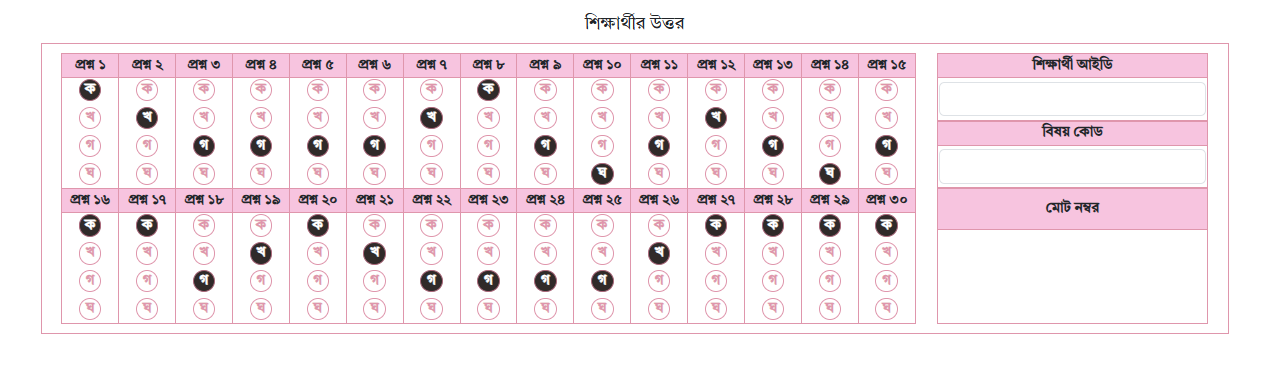
#> input picture omr2.png, 1264 x 369 px, found by its file name
$ python main-v-5.py
#> lines starting #> are read from the running program, lines starting #| are printed output that depends on the picture; after the words box and inside, x2 and y2 are one past the last pixel; in counts of white or black regions, pixels touching at a corner belong together
import cv2
import numpy as np
import os

def display_and_split_biggest_rectangle_part(image_path):
#> called with image_path = 'omr2.png'
    image = cv2.imread(image_path)
#> image is the input picture: shape (369, 1264, 3); mean B, G, R 239.3, 234.8, 245.2

    if image is None:
        print(f"❌ Error: Could not load image from {image_path}")
        return

    gray = cv2.cvtColor(image, cv2.COLOR_BGR2GRAY)
    _, thresh = cv2.threshold(gray, 200, 255, cv2.THRESH_BINARY_INV)
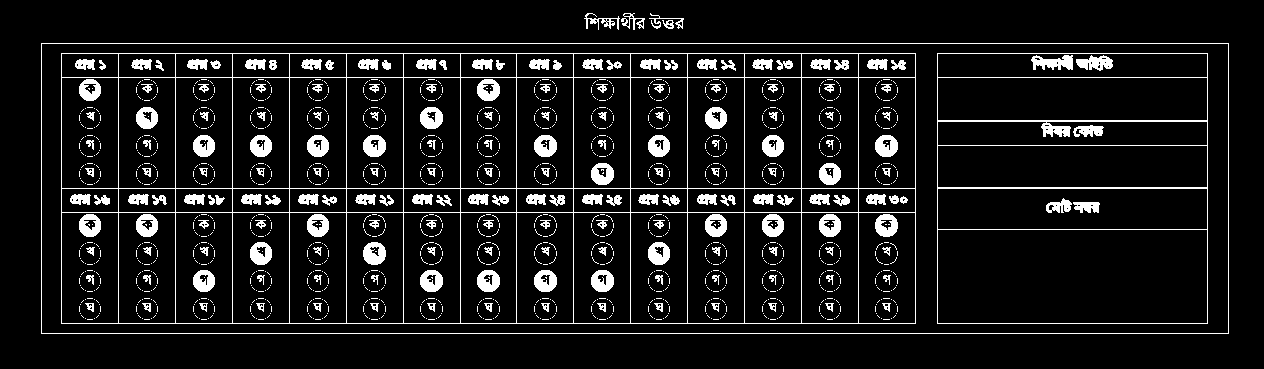
#> thresh: shape (369, 1264); 9.3% white; 1595 white regions (1399 under 20 px)

    contours, _ = cv2.findContours(thresh, cv2.RETR_EXTERNAL, cv2.CHAIN_APPROX_SIMPLE)
#> contours = 5 contours; box (x1, y1, x2, y2) and area: (41, 43, 1229, 334) 344230, (584, 13, 620, 30) 130, (621, 13, 645, 30) 106, (649, 13, 684, 29) 64, (662, 20, 674, 29) 56

    biggest_rect = None
    max_area = 0

    for contour in contours:
        perimeter = cv2.arcLength(contour, True)
        approx = cv2.approxPolyDP(contour, 0.02 * perimeter, True)

        if len(approx) == 4 and cv2.contourArea(approx) > 1000:
            x, y, w, h = cv2.boundingRect(approx)
            area = w * h
            if area > max_area:
                max_area = area
                biggest_rect = (x, y, w, h)
#> this loop made 5 passes
#> (perimeter, approx, x, y, w, h, area, max_area) on pass 1: (2954, [[41, 43], [41, 333], [1228, 333], [1228, 43]], 41, 43, 1188, 291, 345708, 345708)
#> perimeter on passes 2 to 5: 40.38, 176, 163.4, 200.7
#> after the loop, max_area = 345708

    if biggest_rect:
        x, y, w, h = biggest_rect
        rectangular_part = image[y:y + h, x:x + w]
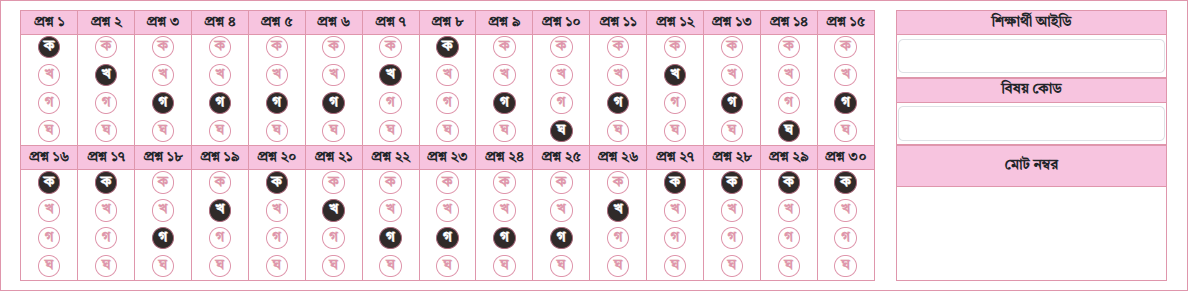
#> rectangular_part: shape (291, 1188, 3); mean B, G, R 234.2, 228.1, 242

        cv2.imwrite("biggest_rectangle.png", rectangular_part)

        # Split into initial answer section and info section (which might have white borders)
        answer_section_with_white_outer = rectangular_part[:, 0:int(0.75 * w)]
        info_section_with_white_outer = rectangular_part[:, int(0.75 * w):]

        # --- Process info_section_with_white_outer to remove white outer part ---
        info_section_without_outer = info_section_with_white_outer # Initialize with full section as fallback
        gray_info = cv2.cvtColor(info_section_with_white_outer, cv2.COLOR_BGR2GRAY)
        # Adjust threshold if needed for better results
        _, thresh_info = cv2.threshold(gray_info, 200, 255, cv2.THRESH_BINARY_INV)
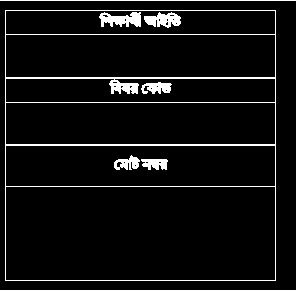
#> thresh_info: shape (291, 297); 6.5% white in thin lines or dots
        contours_info, _ = cv2.findContours(thresh_info, cv2.RETR_EXTERNAL, cv2.CHAIN_APPROX_SIMPLE)
#> contours_info = 2 contours, 1 with area under 20; largest, box (x1, y1, x2, y2) and area: (5, 10, 276, 281) 72900

        if contours_info:
            largest_contour_info = max(contours_info, key=cv2.contourArea)
#> largest_contour_info = [[5, 10], [5, 280], [275, 280], [275, 10]]
            x_info, y_info, w_info, h_info = cv2.boundingRect(largest_contour_info)
#> x_info = 5; y_info = 10; w_info = 271; h_info = 271
            info_section_without_outer = info_section_with_white_outer[y_info:y_info + h_info, x_info:x_info + w_info]
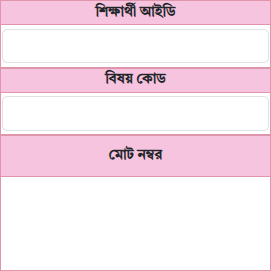
#> info_section_without_outer: shape (271, 271, 3); mean B, G, R 238.4, 229.3, 247.4

        # --- Process answer_section_with_white_outer to remove white outer part ---
        answer_section_without_outer = answer_section_with_white_outer # Initialize with full section as fallback
        gray_answer = cv2.cvtColor(answer_section_with_white_outer, cv2.COLOR_BGR2GRAY)
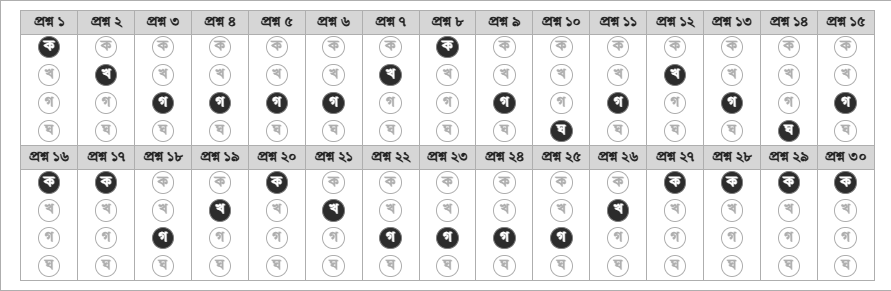
#> gray_answer: shape (291, 891); min 36, max 255, mean 231.3
        # Adjust threshold if needed for better results. The answer section might have white background with black text.
        # So, a simple inverse threshold like this might not be ideal if the background is truly white and not pink.
        # You might need to experiment with the threshold value or method here.
        _, thresh_answer = cv2.threshold(gray_answer, 200, 255, cv2.THRESH_BINARY_INV) # Assuming a light background to dark content
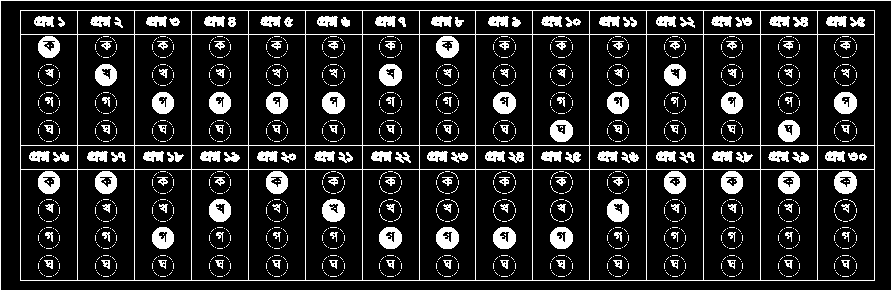
#> thresh_answer: shape (291, 891); 14.4% white; 1585 white regions (1399 under 20 px)
        contours_answer, _ = cv2.findContours(thresh_answer, cv2.RETR_EXTERNAL, cv2.CHAIN_APPROX_SIMPLE)
#> contours_answer = 2 contours, 1 with area under 20; largest, box (x1, y1, x2, y2) and area: (20, 10, 875, 281) 230580

        if contours_answer:
            largest_contour_answer = max(contours_answer, key=cv2.contourArea)
#> largest_contour_answer = [[20, 10], [20, 280], [874, 280], [874, 10]]
            x_answer, y_answer, w_answer, h_answer = cv2.boundingRect(largest_contour_answer)
#> x_answer = 20; y_answer = 10; w_answer = 855; h_answer = 271
            answer_section_without_outer = answer_section_with_white_outer[y_answer:y_answer + h_answer, x_answer:x_answer + w_answer]
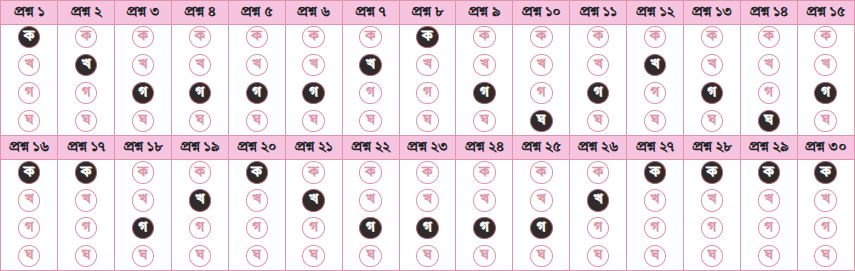
#> answer_section_without_outer: shape (271, 855, 3); mean B, G, R 230.2, 224.3, 238.5


        # Save the processed parts
        cv2.imwrite("answer_section.png", answer_section_without_outer)
        cv2.imwrite("info_section.png", info_section_without_outer)

        print("✅ Saved: biggest_rectangle.png, answer_section.png, info_section.png")

        # Optional: Show the result
        cv2.imshow("Answer Section (without outer white)", answer_section_without_outer)
        cv2.imshow("Info Section (without outer white)", info_section_without_outer)
        cv2.waitKey(0)
        cv2.destroyAllWindows()
    else:
        print("❌ No significant rectangle found. Try adjusting the threshold or contour area.")


# === Main call ===
if __name__ == "__main__":
    image_file = "omr2.png"  # Change this to your actual image
    display_and_split_biggest_rectangle_part(image_file)

$ run again, with omr3.png copied over omr2.png
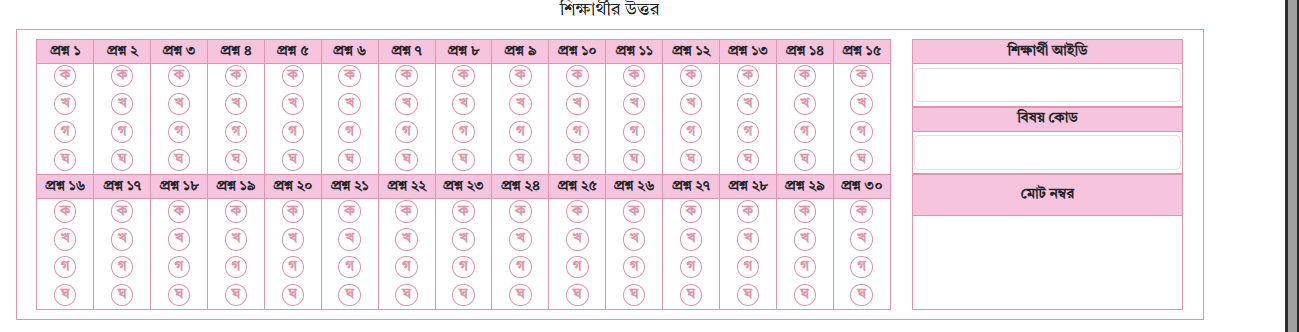
#> input picture omr3.png, 1299 x 332 px, found by its file name
#> in display_and_split_biggest_rectangle_part, image is the input picture: shape (332, 1299, 3); mean B, G, R 240.5, 235.5, 246.8
#> in display_and_split_biggest_rectangle_part, `_, thresh = cv2.threshold(gray, 200, 255, cv2.THRESH_BINARY_INV)`:
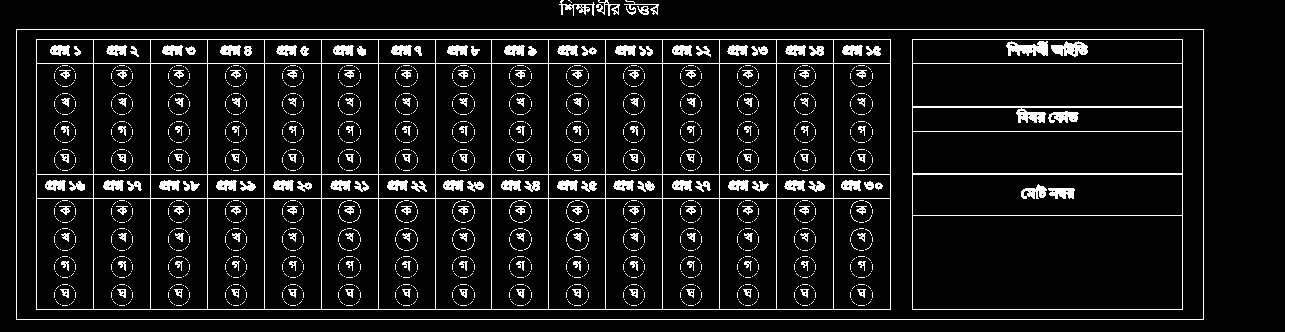
#> thresh: shape (332, 1299); 9.3% white; 2022 white regions (1825 under 20 px)
#> contours = 7 contours, 1 with area under 20; largest, box (x1, y1, x2, y2) and area: (16, 29, 1204, 320) 344230, (1285, 0, 1299, 332) 4303, (559, 0, 595, 16) 128, (596, 0, 620, 16) 86, (624, 0, 659, 15) 63, (637, 6, 649, 15) 56
#> the loop in display_and_split_biggest_rectangle_part, `for contour in contours:` made 7 passes
#> (perimeter, approx, x, y, w, h, area, max_area) on pass 1: (2954, [[16, 29], [16, 319], [1203, 319], [1203, 29]], 16, 29, 1188, 291, 345708, 345708)
#> after the loop in display_and_split_biggest_rectangle_part, `for contour in contours:`: max_area = 345708
#> thresh_info: shape (291, 297); 6.5% white in thin lines or dots
#> contours_info = 2 contours, 1 with area under 20; largest, box (x1, y1, x2, y2) and area: (5, 10, 276, 281) 72900
#> largest_contour_info = [[5, 10], [5, 280], [275, 280], [275, 10]]
#> x_info = 5; y_info = 10; w_info = 271
#> thresh_answer: shape (291, 891); 11.3% white in thin lines or dots
#> contours_answer = 2 contours, 1 with area under 20; largest, box (x1, y1, x2, y2) and area: (20, 10, 875, 281) 230580
#> largest_contour_answer = [[20, 10], [20, 280], [874, 280], [874, 10]]
#> x_answer = 20; y_answer = 10; w_answer = 855; h_answer = 271
#> in display_and_split_biggest_rectangle_part, `answer_section_without_outer = answer_section_with_white_outer[y_answe..`:
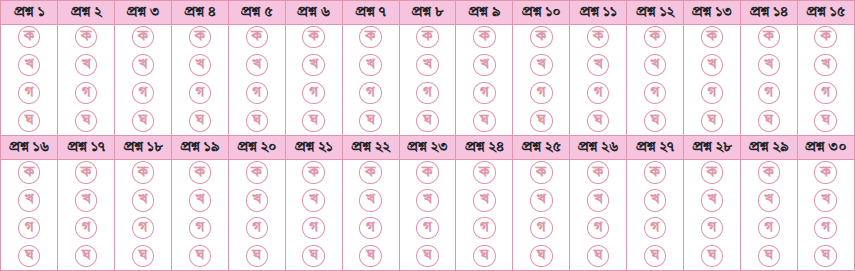
#> answer_section_without_outer: shape (271, 855, 3); mean B, G, R 237.4, 231.3, 245.8

$ run again, with omr4.png copied over omr2.png
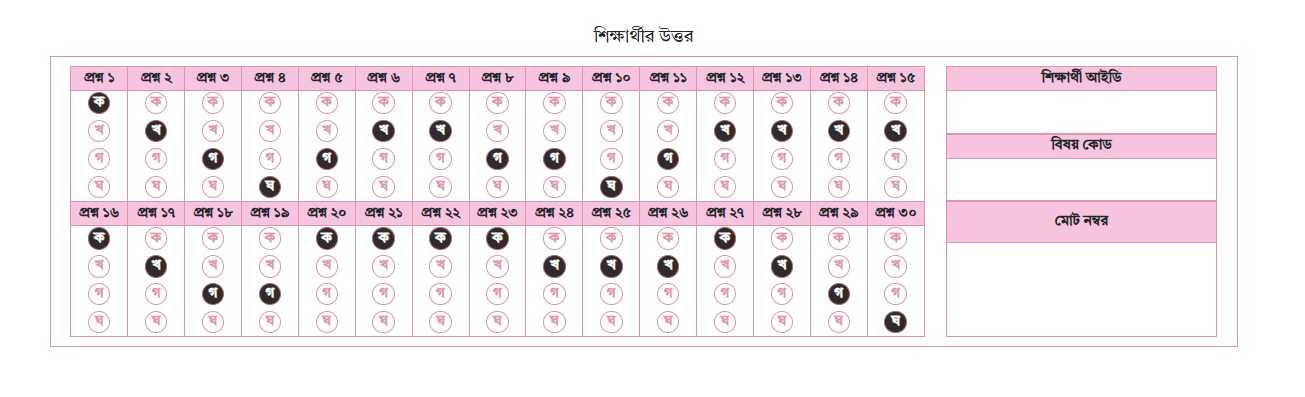
#> input picture omr4.png, 1305 x 397 px, found by its file name
#> in display_and_split_biggest_rectangle_part, image is the input picture: shape (397, 1305, 3); mean B, G, R 240.9, 236.9, 246.2
#> in display_and_split_biggest_rectangle_part, `_, thresh = cv2.threshold(gray, 200, 255, cv2.THRESH_BINARY_INV)`:
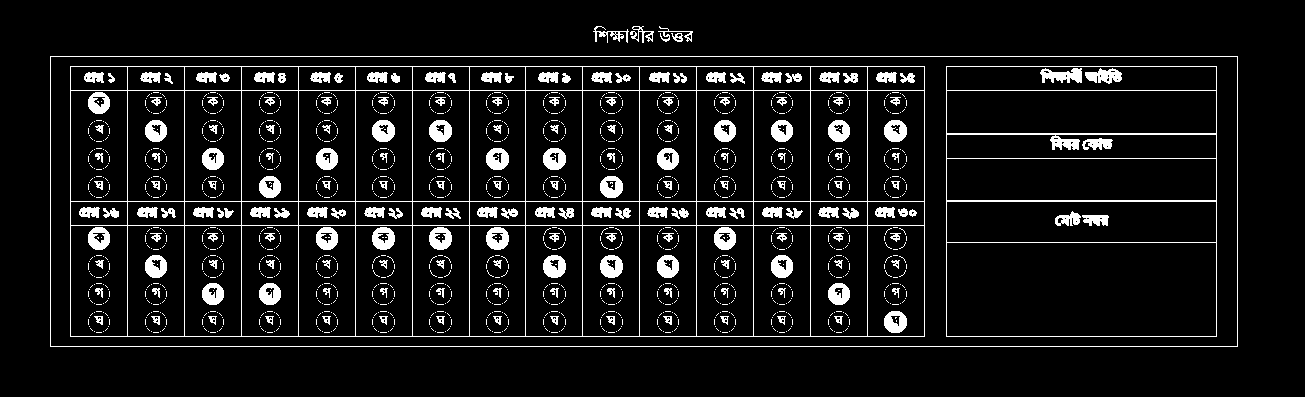
#> thresh: shape (397, 1305); 8.4% white; 1619 white regions (1423 under 20 px)
#> contours = 5 contours; box (x1, y1, x2, y2) and area: (50, 56, 1238, 347) 344230, (593, 26, 629, 43) 130, (630, 26, 654, 43) 106, (658, 26, 693, 42) 64, (671, 33, 683, 42) 56
#> the loop in display_and_split_biggest_rectangle_part, `for contour in contours:` made 5 passes
#> (perimeter, approx, x, y, w, h, area, max_area) on pass 1: (2954, [[50, 56], [50, 346], [1237, 346], [1237, 56]], 50, 56, 1188, 291, 345708, 345708)
#> after the loop in display_and_split_biggest_rectangle_part, `for contour in contours:`: max_area = 345708
#> thresh_info: shape (291, 297); 6.5% white in thin lines or dots
#> contours_info = 2 contours, 1 with area under 20; largest, box (x1, y1, x2, y2) and area: (5, 10, 276, 281) 72900
#> largest_contour_info = [[5, 10], [5, 280], [275, 280], [275, 10]]
#> x_info = 5; y_info = 10; w_info = 271
#> thresh_answer: shape (291, 891); 14.4% white; 1609 white regions (1423 under 20 px)
#> contours_answer = 2 contours, 1 with area under 20; largest, box (x1, y1, x2, y2) and area: (20, 10, 875, 281) 230580
#> largest_contour_answer = [[20, 10], [20, 280], [874, 280], [874, 10]]
#> x_answer = 20; y_answer = 10; w_answer = 855; h_answer = 271
#> in display_and_split_biggest_rectangle_part, `answer_section_without_outer = answer_section_with_white_outer[y_answe..`:
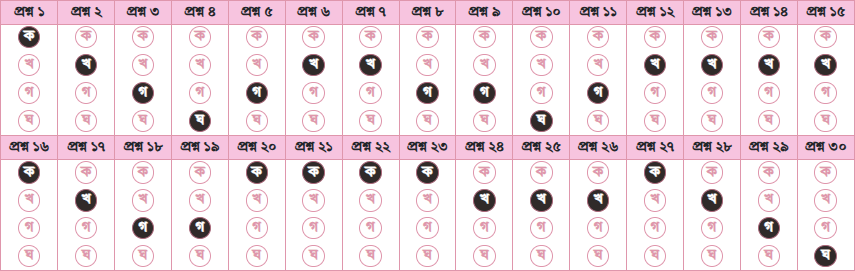
#> answer_section_without_outer: shape (271, 855, 3); mean B, G, R 230.2, 224.3, 238.4

$ run again, with omr5.png copied over omr2.png
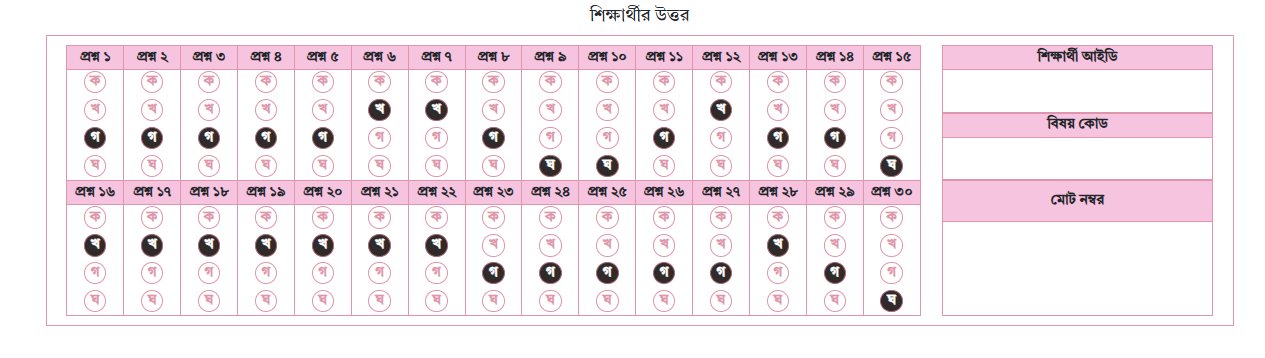
#> input picture omr5.png, 1265 x 358 px, found by its file name
#> in display_and_split_biggest_rectangle_part, image is the input picture: shape (358, 1265, 3); mean B, G, R 238.9, 234.2, 244.9
#> thresh: shape (358, 1265); 9.6% white; 1585 white regions (1389 under 20 px)
#> contours = 5 contours; box (x1, y1, x2, y2) and area: (46, 35, 1234, 326) 344230, (589, 5, 625, 22) 130, (626, 5, 650, 22) 106, (654, 5, 689, 21) 64, (667, 12, 679, 21) 56
#> the loop in display_and_split_biggest_rectangle_part, `for contour in contours:` made 5 passes
#> (perimeter, approx, x, y, w, h, area, max_area) on pass 1: (2954, [[46, 35], [46, 325], [1233, 325], [1233, 35]], 46, 35, 1188, 291, 345708, 345708)
#> after the loop in display_and_split_biggest_rectangle_part, `for contour in contours:`: max_area = 345708
#> thresh_info: shape (291, 297); 6.5% white in thin lines or dots
#> contours_info = 2 contours, 1 with area under 20; largest, box (x1, y1, x2, y2) and area: (5, 10, 276, 281) 72900
#> largest_contour_info = [[5, 10], [5, 280], [275, 280], [275, 10]]
#> x_info = 5; y_info = 10; w_info = 271
#> thresh_answer: shape (291, 891); 14.4% white; 1575 white regions (1389 under 20 px)
#> contours_answer = 2 contours, 1 with area under 20; largest, box (x1, y1, x2, y2) and area: (20, 10, 875, 281) 230580
#> largest_contour_answer = [[20, 10], [20, 280], [874, 280], [874, 10]]
#> x_answer = 20; y_answer = 10; w_answer = 855; h_answer = 271
#> in display_and_split_biggest_rectangle_part, `answer_section_without_outer = answer_section_with_white_outer[y_answe..`:
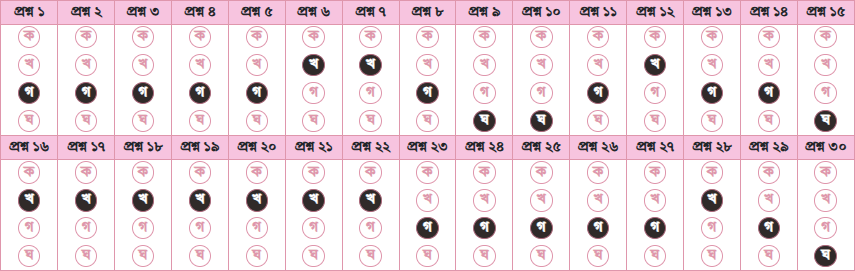
#> answer_section_without_outer: shape (271, 855, 3); mean B, G, R 230, 224.2, 238.3
